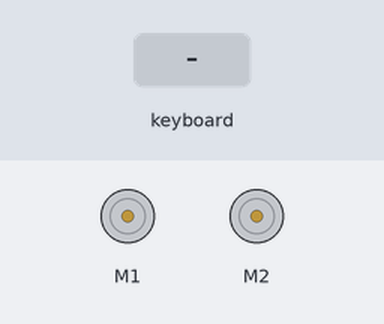
A program run on a simulated Raspberry Pi (BCM pin numbers). Shown: 2 × DC motor (green arrow = forward, orange = backward, longer = faster). Inputs (shaded band) come from the test bench. Motors are numbered in the order the program creates them (left before right in a Robot); what the program prints to the terminal is not drawn.

Above: at 1.2 s.
1.3 s: key "w" typed on the keyboard
At 1.37 s:
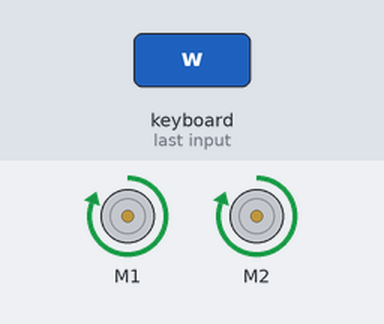
2.9 s: key "s" typed on the keyboard
At 2.97 s:
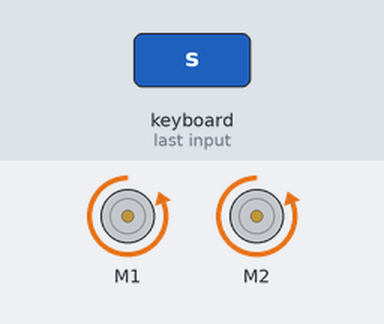
4.5 s: key "a" typed on the keyboard
At 4.57 s:
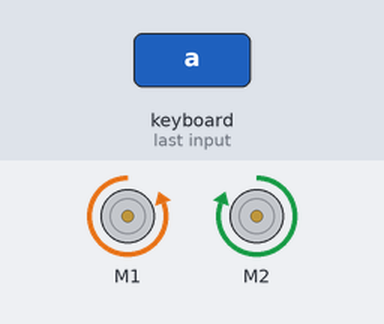
6.1 s: key "d" typed on the keyboard
At 6.17 s:
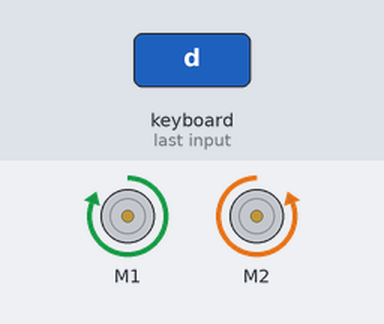
Timing chart, 0 to 8.7 s (numbered marks = the images above; inputs shaded):
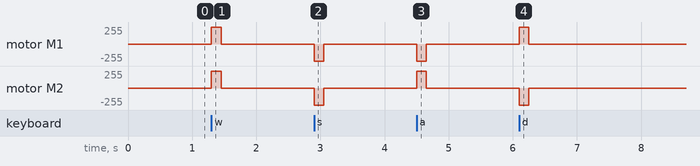

Measured:
- after the input at 1.3 s, motor M1, motor M2: stopped → forward 255/255 at once, → stopped 0.15 s later
- after the input at 2.9 s, motor M1, motor M2: stopped → backward 255/255 at once, → stopped 0.15 s later
- after the input at 4.5 s, motor M1: stopped → backward 255/255 at once, → stopped 0.15 s later; motor M2: stopped → forward 255/255 at once, → stopped 0.15 s later
- after the input at 6.1 s, motor M1: stopped → forward 255/255 at once, → stopped 0.15 s later; motor M2: stopped → backward 255/255 at once, → stopped 0.15 s later

The program:

navigartion-test.py
```python
import gpiozero
from pynput import keyboard
import signal
import sys

# ロボットの初期化
robot = gpiozero.Robot(left=(19, 13), right=(12, 18))


# 移動関数
def move_forward():
    robot.forward()


def move_backward():
    robot.backward()


def turn_left():
    robot.left()


def turn_right():
    robot.right()


def stop():
    robot.stop()


# キー入力に応じた動作
def on_press(key):
    try:
        if key.char == "w":
            move_forward()
        elif key.char == "s":
            move_backward()
        elif key.char == "a":
            turn_left()
        elif key.char == "d":
            turn_right()
    except AttributeError:
        pass


def on_release(key):
    stop()
    if key == keyboard.Key.esc:
        return False


# クリーンアップ関数
def cleanup():
    print("\nプログラムを終了します。")
    stop()  # モーターを停止
    robot.close()  # GPIOリソースを解放


# Ctrl+C のシグナルハンドラ
def signal_handler(sig, frame):
    cleanup()
    sys.exit(0)


# メイン処理
if __name__ == "__main__":
    # Ctrl+C のシグナルハンドラを設定
    signal.signal(signal.SIGINT, signal_handler)

    print(
        "ラジコン制御を開始します。終了するには 'Esc' キーまたは Ctrl+C を押してください。"
    )

    try:
        # キーボードリスナーの設定
        with keyboard.Listener(on_press=on_press, on_release=on_release) as listener:
            listener.join()
    except Exception as e:
        print(f"予期せぬエラーが発生しました: {e}")
    finally:
        cleanup()
```
